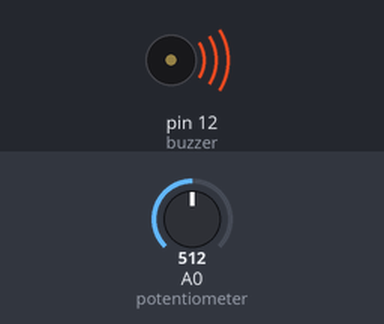
This sketch was run on a simulated Arduino Uno, built with avr-gcc and run on an emulated ATmega328P. Shown: buzzer (waves = sounding). The test bench sets the inputs (shaded band); at power-on: A0 (potentiometer) = 512.

Above: at 0.1 s.
Timing chart, 0 to 1.6 s (numbered marks = the images above):
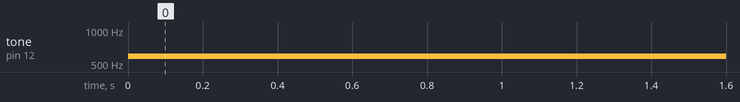

The sketch:

Passive_Buzzer.ino
```cpp
#include "pitches.h"

int potentiometer = A0; // potentiometer connected to analog pin 0
int buzzer = 12;        // buzzer connected to digital pin 11
const int G_MIXOLYDIAN_SCALE[] = {NOTE_G4, NOTE_A4, NOTE_B4, NOTE_C5, NOTE_D5, NOTE_E5, NOTE_F5, NOTE_G5};

void setup()
{
    pinMode(potentiometer, INPUT); // sets the pin as input
    pinMode(buzzer, OUTPUT);       // sets the pin as output
    Serial.begin(9600);            // starts the serial communication
}

void loop()
{
    int pitch = analogRead(potentiometer);       // reads the value of the potentiometer (value between 0 and 1023)
    pitch = map(pitch, 0, 1023, 0, 8);           // scale it to use it with the tone function (value between 100 and 1000)
    tone(buzzer, G_MIXOLYDIAN_SCALE[pitch % 8]); // plays the note in pitch
}
```

pitches.h
```cpp
/*************************************************
 * Public Constants
 *************************************************/

#define NOTE_B0  31
#define NOTE_C1  33
#define NOTE_CS1 35
#define NOTE_D1  37
#define NOTE_DS1 39
#define NOTE_E1  41
#define NOTE_F1  44
#define NOTE_FS1 46
#define NOTE_G1  49
#define NOTE_GS1 52
#define NOTE_A1  55
#define NOTE_AS1 58
#define NOTE_B1  62
#define NOTE_C2  65
#define NOTE_CS2 69
#define NOTE_D2  73
#define NOTE_DS2 78
#define NOTE_E2  82
#define NOTE_F2  87
#define NOTE_FS2 93
#define NOTE_G2  98
#define NOTE_GS2 104
#define NOTE_A2  110
#define NOTE_AS2 117
#define NOTE_B2  123
#define NOTE_C3  131
#define NOTE_CS3 139
#define NOTE_D3  147
#define NOTE_DS3 156
#define NOTE_E3  165
#define NOTE_F3  175
#define NOTE_FS3 185
#define NOTE_G3  196
#define NOTE_GS3 208
#define NOTE_A3  220
#define NOTE_AS3 233
#define NOTE_B3  247
#define NOTE_C4  262
#define NOTE_CS4 277
#define NOTE_D4  294
#define NOTE_DS4 311
#define NOTE_E4  330
#define NOTE_F4  349
#define NOTE_FS4 370
#define NOTE_G4  392
#define NOTE_GS4 415
#define NOTE_A4  440
#define NOTE_AS4 466
#define NOTE_B4  494
#define NOTE_C5  523
#define NOTE_CS5 554
#define NOTE_D5  587
#define NOTE_DS5 622
#define NOTE_E5  659
#define NOTE_F5  698
#define NOTE_FS5 740
#define NOTE_G5  784
#define NOTE_GS5 831
#define NOTE_A5  880
#define NOTE_AS5 932
#define NOTE_B5  988
#define NOTE_C6  1047
#define NOTE_CS6 1109
#define NOTE_D6  1175
#define NOTE_DS6 1245
#define NOTE_E6  1319
#define NOTE_F6  1397
#define NOTE_FS6 1480
#define NOTE_G6  1568
#define NOTE_GS6 1661
#define NOTE_A6  1760
#define NOTE_AS6 1865
#define NOTE_B6  1976
#define NOTE_C7  2093
#define NOTE_CS7 2217
#define NOTE_D7  2349
#define NOTE_DS7 2489
#define NOTE_E7  2637
#define NOTE_F7  2794
#define NOTE_FS7 2960
#define NOTE_G7  3136
#define NOTE_GS7 3322
#define NOTE_A7  3520
#define NOTE_AS7 3729
#define NOTE_B7  3951
#define NOTE_C8  4186
#define NOTE_CS8 4435
#define NOTE_D8  4699
#define NOTE_DS8 4978
```

Measured:
- by itself, tone on pin 12 (buzzer): silent → 587 Hz at 0.00 s
